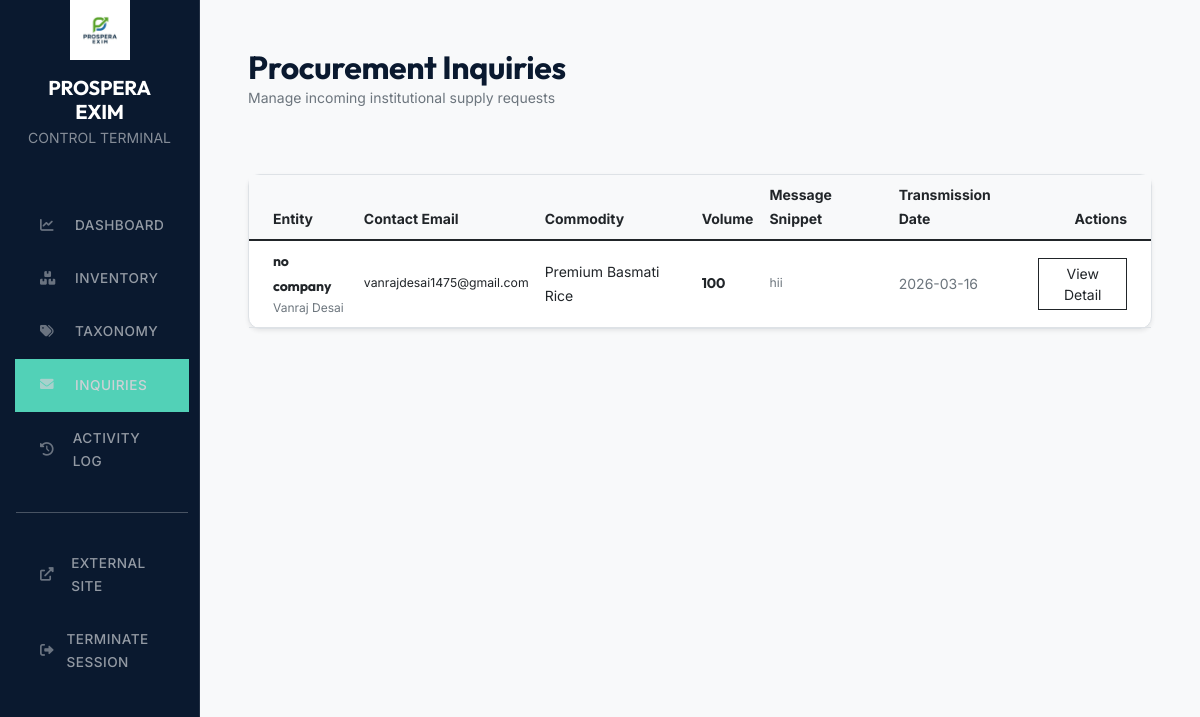
/admin/inquiries (signed in), run on the app's committed database.
### models.py (models this page shows)
class Inquiry(db.Model):
    id = db.Column(db.Integer, primary_key=True)
    user_id = db.Column(db.Integer, db.ForeignKey('user.id'), nullable=True) # Optional link to registered user
    company_name = db.Column(db.String(200), nullable=False)
    contact_person = db.Column(db.String(200), nullable=False)
    email = db.Column(db.String(120), nullable=False)
    country = db.Column(db.String(100))
    state = db.Column(db.String(100))
    product_name = db.Column(db.String(200), nullable=False)
    quantity = db.Column(db.String(100), nullable=False)
    message = db.Column(db.Text)
    created_at = db.Column(db.DateTime, default=datetime.utcnow)

### routes/admin_routes.py (the view)
@admin_bp.route('/inquiries')
@login_required
@admin_required
def view_inquiries():
    inquiries = Inquiry.query.order_by(Inquiry.created_at.desc()).all()
    return render_template('admin/inquiries.html', inquiries=inquiries)

### routes/admin_routes.py (called while the page is built)
def admin_required(f):
    @wraps(f)
    def decorated_function(*args, **kwargs):
        if not current_user.is_authenticated or not current_user.is_admin:
            flash('Admin access required.')
            return redirect(url_for('public.index'))
        return f(*args, **kwargs)
    return decorated_function

### templates/admin/inquiries.html (shortened to what this page needs)
{% extends "admin/base_admin.html" %}
{% block admin_content %}
<div class="d-flex justify-content-between align-items-center mb-5">
    <div>
        <h2 class="fw-bold text-navy mb-0">Procurement Inquiries</h2>
        <p class="text-muted small">Manage incoming institutional supply requests</p>
    </div>
</div>
<div class="portfolio-card bg-white border shadow-sm">
    <div class="table-responsive">
        <table class="table table-hover align-middle mb-0 small">
            <thead class="bg-light">
                <tr>
                    <th class="ps-4">Entity</th>
                    <th>Contact Email</th>
                    <th>Commodity</th>
                    <th>Volume</th>
                    <th>Message Snippet</th>
                    <th>Transmission Date</th>
                    <th class="text-end pe-4">Actions</th>
                </tr>
            </thead>
            <tbody>
                {% for inquiry in inquiries %}
                <tr>
                    <td class="ps-4">
                        <span class="fw-bold text-navy">{{ inquiry.company_name }}</span>
                        <div class="text-muted" style="font-size: 0.75rem;">{{ inquiry.contact_person }}</div>
                    </td>
                    <td class="small">{{ inquiry.email }}</td>
                    <td>{{ inquiry.product_name }}</td>
                    <td class="fw-bold">{{ inquiry.quantity }}</td>
                    <td class="text-muted small">
                        {{ inquiry.message[:30] }}{% if inquiry.message|length > 30 %}...{% endif %}
                    </td>
                    <td class="text-muted">{{ inquiry.created_at.strftime('%Y-%m-%d') }}</td>
                    <td class="text-end pe-4">
                        <button class="btn btn-sm btn-outline-dark rounded-0" data-bs-toggle="modal" data-bs-target="#inquiryModal{{ inquiry.id }}">
                            View Detail
                        </button>
                    </td>
                </tr>
                {% endfor %}
            </tbody>
        </table>
    </div>
</div>
{% endblock %}

### static/css/style.css (style rules this page uses)
:root { --primary-navy: #0A192F; --secondary-navy: #112240; --accent-blue: #64FFDA; --brand-green: #7bb442; --text-white: #E6F1FF; --text-slate: #8892B0; --bg-dark: #0A192F; --bg-light: #F4F7FA; --white: #ffffff; --glass: rgba(255, 255, 255, 0.05); --glass-border: rgba(255, 255, 255, 0.1); --transition: all 0.4s cubic-bezier(0.645, 0.045, 0.355, 1); --shadow-premium: 0 20px 50px rgba(0,0,0,0.1); }
body { font-family: 'Inter', 'Outfit', sans-serif; color: var(--primary-navy); background-color: var(--bg-light); line-height: 1.7; overflow-x: hidden; }
h1, h2, h3, h4, .fw-bold, .navbar-brand { font-family: 'Outfit', sans-serif; font-weight: 700; letter-spacing: -0.01em; }
.portfolio-card { background: white; border: none; border-radius: 12px; transition: var(--transition); border-bottom: 4px solid transparent; }

### data on the page
Inquiry: company_name "no company", contact_person "Vanraj Desai", email "vanrajdesai1475@gmail.com", product_name "Premium Basmati Rice", quantity "100", message "hii", created_at "2026-03-16"
